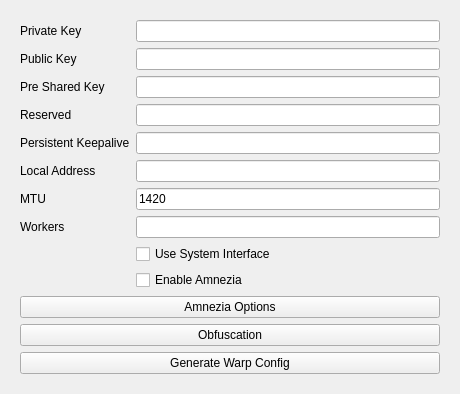
<?xml version="1.0" encoding="UTF-8"?>
<ui version="4.0">
 <class>EditWireguard</class>
 <widget class="QWidget" name="EditWireguard">
  <property name="geometry">
   <rect>
    <x>0</x>
    <y>0</y>
    <width>460</width>
    <height>340</height>
   </rect>
  </property>
  <property name="windowTitle">
   <string notr="true">EditWireguard</string>
  </property>
  <layout class="QHBoxLayout" name="horizontalLayout">
   <item>
    <widget class="QWidget" name="widget" native="true">
     <layout class="QFormLayout" name="formLayout_3">
      <item row="0" column="0">
       <widget class="QLabel" name="private_key_l">
        <property name="text">
         <string>Private Key</string>
        </property>
        <property name="buddy">
         <cstring>private_key</cstring>
        </property>
       </widget>
      </item>
      <item row="0" column="1">
       <widget class="QLineEdit" name="private_key"/>
      </item>
      <item row="1" column="0">
       <widget class="QLabel" name="public_key_l">
        <property name="text">
         <string>Public Key</string>
        </property>
        <property name="buddy">
         <cstring>public_key</cstring>
        </property>
       </widget>
      </item>
      <item row="1" column="1">
       <widget class="QLineEdit" name="public_key"/>
      </item>
      <item row="2" column="0">
       <widget class="QLabel" name="preshared_key_l">
        <property name="text">
         <string>Pre Shared Key</string>
        </property>
        <property name="buddy">
         <cstring>preshared_key</cstring>
        </property>
       </widget>
      </item>
      <item row="2" column="1">
       <widget class="QLineEdit" name="preshared_key"/>
      </item>
      <item row="3" column="0">
       <widget class="QLabel" name="reserved_l">
        <property name="text">
         <string>Reserved</string>
        </property>
        <property name="buddy">
         <cstring>reserved</cstring>
        </property>
       </widget>
      </item>
      <item row="3" column="1">
       <widget class="QLineEdit" name="reserved"/>
      </item>
      <item row="4" column="0">
       <widget class="QLabel" name="label">
        <property name="toolTip">
         <string>&lt;html&gt;&lt;head/&gt;&lt;body&gt;&lt;p&gt;persistent_keepalive_interval in seconds, or an AmneziaWG range such as 22-30&lt;/p&gt;&lt;/body&gt;&lt;/html&gt;</string>
        </property>
        <property name="whatsThis">
         <string>&lt;html&gt;&lt;head/&gt;&lt;body&gt;&lt;p&gt;&lt;br/&gt;&lt;/p&gt;&lt;/body&gt;&lt;/html&gt;</string>
        </property>
        <property name="text">
         <string>Persistent Keepalive</string>
        </property>
        <property name="buddy">
         <cstring>persistent_keepalive</cstring>
        </property>
       </widget>
      </item>
      <item row="4" column="1">
       <widget class="QLineEdit" name="persistent_keepalive"/>
      </item>
      <item row="5" column="0">
       <widget class="QLabel" name="local_addr_l">
        <property name="toolTip">
         <string>&lt;html&gt;&lt;head/&gt;&lt;body&gt;&lt;p&gt;comma seperated list of subnets&lt;/p&gt;&lt;/body&gt;&lt;/html&gt;</string>
        </property>
        <property name="text">
         <string>Local Address</string>
        </property>
        <property name="buddy">
         <cstring>local_addr</cstring>
        </property>
       </widget>
      </item>
      <item row="5" column="1">
       <widget class="QLineEdit" name="local_addr"/>
      </item>
      <item row="6" column="0">
       <widget class="QLabel" name="mtu_l">
        <property name="text">
         <string>MTU</string>
        </property>
        <property name="buddy">
         <cstring>mtu</cstring>
        </property>
       </widget>
      </item>
      <item row="6" column="1">
       <widget class="QLineEdit" name="mtu">
        <property name="text">
         <string>1420</string>
        </property>
       </widget>
      </item>
      <item row="7" column="0">
       <widget class="QLabel" name="workers_l">
        <property name="text">
         <string>Workers</string>
        </property>
        <property name="buddy">
         <cstring>workers</cstring>
        </property>
       </widget>
      </item>
      <item row="7" column="1">
       <widget class="QLineEdit" name="workers"/>
      </item>
      <item row="8" column="1">
       <widget class="QCheckBox" name="sys_ifc">
        <property name="text">
         <string>Use System Interface</string>
        </property>
       </widget>
      </item>
      <item row="9" column="1">
       <widget class="QCheckBox" name="enable_amnezia">
        <property name="text">
         <string>Enable Amnezia</string>
        </property>
       </widget>
      </item>
      <item row="10" column="0" colspan="2">
       <widget class="QPushButton" name="amnezia_options">
        <property name="toolTip">
         <string>Edit the AmneziaWG obfuscation parameters (junk packets, magic headers, signatures).</string>
        </property>
        <property name="text">
         <string>Amnezia Options</string>
        </property>
       </widget>
      </item>
      <item row="11" column="0" colspan="2">
       <widget class="QPushButton" name="obfs_options">
        <property name="toolTip">
         <string>Set the obfuscator in front of the server: wg-obfuscator with STUN or MEDIA masking (ClusterM, Phobos) or wgobfs.</string>
        </property>
        <property name="text">
         <string>Obfuscation</string>
        </property>
       </widget>
      </item>
      <item row="12" column="0" colspan="2">
       <widget class="QPushButton" name="warp_autogen">
        <property name="toolTip">
         <string>Generate a Cloudflare WARP account and fill the key, address and endpoint fields above.</string>
        </property>
        <property name="text">
         <string>Generate Warp Config</string>
        </property>
       </widget>
      </item>
     </layout>
    </widget>
   </item>
  </layout>
 </widget>
 <tabstops>
  <tabstop>private_key</tabstop>
  <tabstop>public_key</tabstop>
  <tabstop>preshared_key</tabstop>
  <tabstop>reserved</tabstop>
  <tabstop>persistent_keepalive</tabstop>
  <tabstop>local_addr</tabstop>
  <tabstop>mtu</tabstop>
  <tabstop>workers</tabstop>
  <tabstop>sys_ifc</tabstop>
  <tabstop>enable_amnezia</tabstop>
  <tabstop>amnezia_options</tabstop>
  <tabstop>obfs_options</tabstop>
  <tabstop>warp_autogen</tabstop>
 </tabstops>
 <resources/>
 <connections/>
</ui>
